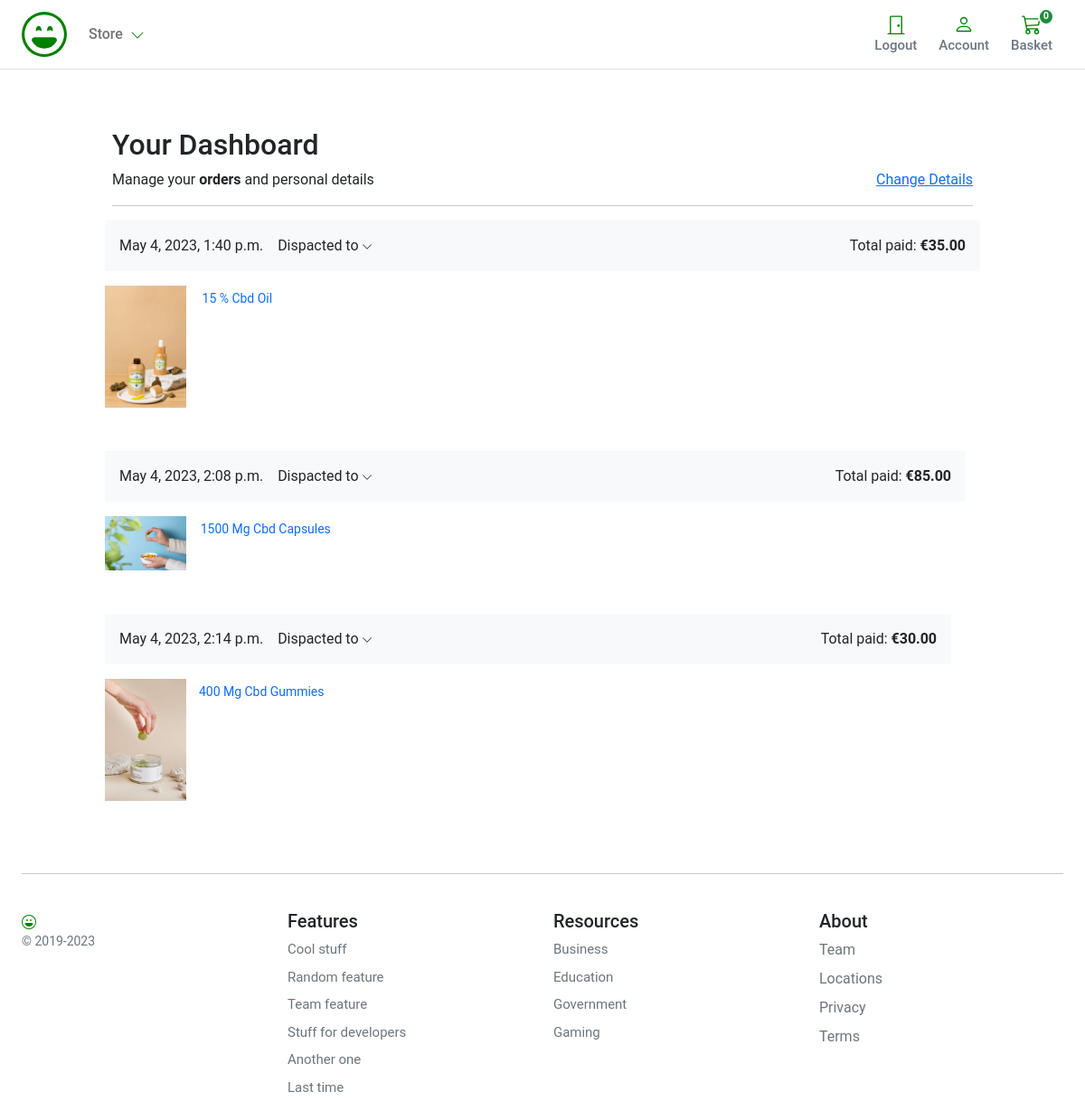
Page /account/dashboard/ (signed in) on the committed database.
### orders/models.py (models this page shows, shortened)
class Order(models.Model):
    user = models.ForeignKey(settings.AUTH_USER_MODEL, on_delete=models.CASCADE, related_name='order_user')
    full_name = models.CharField(max_length=50)
    address1 = models.CharField(max_length=250)
    city = models.CharField(max_length=100)
    phone = models.CharField(max_length=100)
    post_code = models.CharField(max_length=20)
    created = models.DateTimeField(auto_now_add=True)
    updated = models.DateTimeField(auto_now=True)
    total_paid = models.DecimalField(max_digits=5, decimal_places=2)
    order_key = models.CharField(max_length=200)
    billing_status = models.BooleanField(default=False)

class OrderItem(models.Model):
    order = models.ForeignKey(Order, related_name='items', on_delete=models.CASCADE)
    product = models.ForeignKey(Product, related_name='order_items', on_delete=models.CASCADE)
    price = models.DecimalField(max_digits=5, decimal_places=2)
    quantity = models.PositiveIntegerField(default=1)

### store/models.py (models this page shows)
class Product(models.Model):
    category = models.ForeignKey(Category, related_name='product', on_delete=models.SET_NULL, null=True)
    title = models.CharField(max_length=255)
    description = models.TextField(blank=True)
    image = models.ImageField(upload_to='images/')
    slug = models.SlugField(max_length=255)
    price = models.DecimalField(max_digits=4, decimal_places=2)
    in_stock = models.BooleanField(default=True)
    objects = models.Manager()
    products = ProductManager()
    def get_absolute_url(self):
        return reverse('store:product_detail', args=[self.slug])
    def __str__(self):
        return self.title

### account/views.py (the view)
@login_required
def dashboard(request):
    orders = user_orders(request)
    return render(request, 'account/dashboard.html', {'orders':orders})

### basket/basket.py (called while the page is built)
   def __len__(self):
      return sum(item['qty'] for item in self.basket.values())

### basket/context_processors.py (called while the page is built)
def basket(request):
    return {'basket': Basket(request)}

### orders/views.py (called while the page is built)
def user_orders(request):
    user_id = request.user.id
    orders = Order.objects.filter(user_id=user_id).filter(billing_status=True)
    return orders

### store/context_processors.py (called while the page is built)
def categories(request):
    return {
        'categories': Category.objects.all()
    }

### store/models.py (called while the page is built)
    def get_absolute_url(self):
        return reverse('store:category_list', args=[self.slug])

### templates/account/dashboard.html (shortened to what this page needs)
{% extends "../store/base.html" %}  {% block title %}Basket Summary{%endblock %} {% block content %}
<main class="pt-5">
  <div class="container" style="max-width: 1000px">
    <div class="col-12">
      <h1 class="h2">Your Dashboard</h1>
    </div>
    <div class="col-12 d-flex justify-content-between">
      <div>Manage your <b>orders</b> and personal details</div>
      <div><a href="{% url "account:edit_details" %}">Change Details</a></div>
    </div>
    <hr />
  </div>
  <div class="container" style="max-width: 1000px">
    {% for order in orders %}
    <div class="row g-3">
      <div class="col-12 bg-light p-3 d-flex justify-content-between">
        <div class="d-flex d-flex-inline">
          <div class="pe-3">{{ order.created }}</div>
          <div class="dropdown">
            <a class="text-reset text-decoration-none dropdown-toggle" href="#" role="link" id="dropdownLink" data-bs-toggle="dropdown" aria-expanded="false">
              Dispacted to
              <svg xmlns="http://www.w3.org/2000/svg" width="12" height="12" fill="currentColor" class="bi bi-chevron-down" viewBox="0 0 16 16">
                <path fill-rule="evenodd" d="M1.646 4.646a.5.5 0 0 1 .708 0L8 10.293l5.646-5.647a.5.5 0 0 1 .708.708l-6 6a.5.5 0 0 1-.708 0l-6-6a.5.5 0 0 1 0-.708z"/>
              </svg>
              </a>
          </div>
        </div>
        <div class="text-end">
          Total paid: <span class="fw-bold">€{{ order.total_paid }}</span>
        </div>
      </div>
      <div class="col-md-7 col-lg-8 p-0">
        <div class="row">
          {% for item in order.items.all %}
          <div class="col-12 col-md-6 mb-3">
            <div class="card border-0">
              <div class="row g-0">
                <div class="col-md-4">
                  <img class="img-fluid" style="width:90px" src="{{item.product.image.url}}" />
                </div>
                <div class="col-md-8">
                  <div class="card-body p-1">
                    <a class="text-decoration-none" href="{{ item.product.get_absolute_url }}">
                      <p class="card-text small">{{item.product|title}}</p>
                    </a>
                  </div>
                </div>
              </div>
            </div>
          </div>
          {% endfor %}
        </div>
      </div>
    {% endfor %}
  </div>
</main>
{% endblock %}

### templates/store/base.html (shortened to what this page needs)
{% load static %}
<!DOCTYPE html>
<html>
<head>
    <link href="https://cdn.jsdelivr.net/npm/bootstrap@5.0.0-beta1/dist/css/bootstrap.min.css" rel="stylesheet"
>
    <link rel="stylesheet" href="{% static 'css/base.css' %}">
    <link rel="stylesheet" href="{% static 'css/basket.css' %}">
</head>
<body>
    <header class="pb-3">
        <nav class="navbar navbar-expand-md navbar-light bg-white border-bottom">
            <div class="container-fluid px-md-4">
                <div class="d-flex w-100 navbar-collapse">
                    <a class="navbar-brand d-flex-inline" href="/">
                    </a>
                    <ul class="navbar-nav me-auto mb-2 mb-md-0">
                        <li class="nav-item dropdown">
                            <a class="nav-link dropdown-toggle d-none d-md-block fw500" href="#" id="navbarDropdown"
                                role="button" data-bs-toggle="dropdown" aria-expanded="false">
                                Store
                                <i class="ps-1"><svg xmlns="http://www.w3.org/2000/svg" width="16" height="16"
                                        fill="Green" class="bi bi-chevron-down" viewBox="0 0 16 16">
                                        <path fill-rule="evenodd"
                                            d="M1.646 4.646a.5.5 0 0 1 .708 0L8 10.293l5.646-5.647a.5.5 0 0 1 .708.708l-6 6a.5.5 0 0 1-.708 0l-6-6a.5.5 0 0 1 0-.708z" />
                                    </svg></i>
                            </a>
                        </li>
                    </ul>
                    {% if user.is_authenticated %}
                    <a type="button" role="button" href="{% url "account:logout" %}"
                        class="btn btn-outline-secondary border-0 basket-btn">
                        <div>
                            <svg xmlns="http://www.w3.org/2000/svg" width="22" height="22" fill="Green"
                                class="bi bi-door-closed" viewBox="0 0 16 16">
                                <path
                                    d="M3 2a1 1 0 0 1 1-1h8a1 1 0 0 1 1 1v13h1.5a.5.5 0 0 1 0 1h-13a.5.5 0 0 1 0-1H3V2zm1 13h8V2H4v13z" />
                                <path d="M9 9a1 1 0 1 0 2 0 1 1 0 0 0-2 0z" />
                            </svg>
                        </div>
                        <span class="fs15 fw500">Logout</span>
                    </a>
                    {% endif %}
                    <a type="button" role="button" href="{% url "account:dashboard" %}"
                        class="btn btn-outline-secondary border-0 basket-btn">
                        <div>
                        </div>
                        <span class="fs15 fw500">Account</span>
                    </a>
                    <a type="button" role="button" href="{% url "basket:basket_main" %}"
                        class="btn btn-outline-secondary border-0 basket-btn">
                        {% with total_qty=basket|length %}
                        <div id="basket-qty" class="basket-qty">
                            {% if total_qty > 0 %}
                            {{ total_qty }}
                            {% else %}
                            0
                            {% endif %}
                        </div>
                        {% endwith %}
                        <div>
                        </div>
                        <span class="fs15 fw500">Basket</span>
                    </a>
                </div>
            </div>
        </nav>
    </header>
    <div id="content">{% block content %} {% endblock %}</div>
    <footer class="container py-5 footer">
        <hr>
        <div class="row pt-4">
            <div class="col-12 col-md">
                <small class="d-block mb-3 text-muted">&copy; 2019-2023</small>
            </div>
            <div class="col-6 col-md fs15">
                <h5>Features</h5>
                <ul class="list-unstyled">
                    <li><a class="link-secondary text-decoration-none" href="https://www.dspca.ie/image/catalog/dspca/Kitten-scaled.jpg">Cool stuff</a></li>
                    <li><a class="link-secondary text-decoration-none" href="#">Random feature</a></li>
                    <li><a class="link-secondary text-decoration-none" href="#">Team feature</a></li>
                    <li><a class="link-secondary text-decoration-none" href="#">Stuff for developers</a></li>
                    <li><a class="link-secondary text-decoration-none" href="#">Another one</a></li>
                    <li><a class="link-secondary text-decoration-none" href="#">Last time</a></li>
                </ul>
            </div>
            <div class="col-6 col-md fs15">
                <h5>Resources</h5>
                <ul class="list-unstyled">
                    <li><a class="link-secondary text-decoration-none" href="#">Business</a></li>
                    <li><a class="link-secondary text-decoration-none" href="#">Education</a></li>
                    <li><a class="link-secondary text-decoration-none" href="#">Government</a></li>
                    <li><a class="link-secondary text-decoration-none" href="#">Gaming</a></li>
                </ul>
            </div>
            <div class="col-6 col-md">
                <h5>About</h5>
                <ul class="list-unstyled">
                    <li><a class="link-secondary text-decoration-none" href="#">Team</a></li>
                    <li><a class="link-secondary text-decoration-none" href="#">Locations</a></li>
                    <li><a class="link-secondary text-decoration-none" href="#">Privacy</a></li>
                    <li><a class="link-secondary text-decoration-none" href="#">Terms</a></li>
                </ul>
            </div>
        </div>
    </footer>
</body>
</html>

### static/css/base.css (style rules this page uses)
@media (min-width: 1000px) { .container { max-width: 1000px; } }
@media (max-width: 1200px) { .container { max-width: 100%; padding:0 24px; } }
.dropdown-toggle::after { display: none; }
html, body, p, div { letter-spacing: -0.02px; font-family: 'Roboto', sans-serif; }
.fs15 { font-size: 0.9375rem; }
.fw500 { font-weight: 500; }
.footer > div > div > ul > li { padding-bottom:8px; }

### static/css/basket.css (style rules this page uses)
.basket-qty { color: #fff; background: #1f8c3b; border: 2px solid #fff; border-radius: 50%; text-align: center; font-size: 11px; height: 15px; width: 14px; position: absolute; box-sizing: content-box; font-weight: 600; display: flex; justify-content: center; align-items: center; top: 1px; right: 10px; }
.basket-btn { position: relative; }

### rows in the picture
Order: created "May 4, 2023, 1:40 p.m.", total_paid "35.00"
OrderItem: product.image (picture), product "15 % Cbd Oil"
Order: created "May 4, 2023, 2:08 p.m.", total_paid "85.00"
OrderItem: product.image (picture), product "1500 Mg Cbd Capsules"
Order: created "May 4, 2023, 2:14 p.m.", total_paid "30.00"
OrderItem: product.image (picture), product "400 Mg Cbd Gummies"
